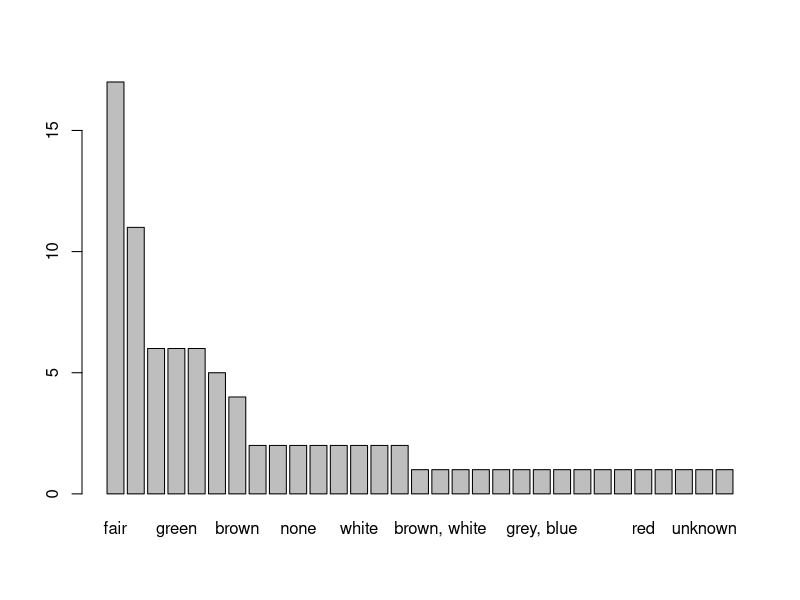
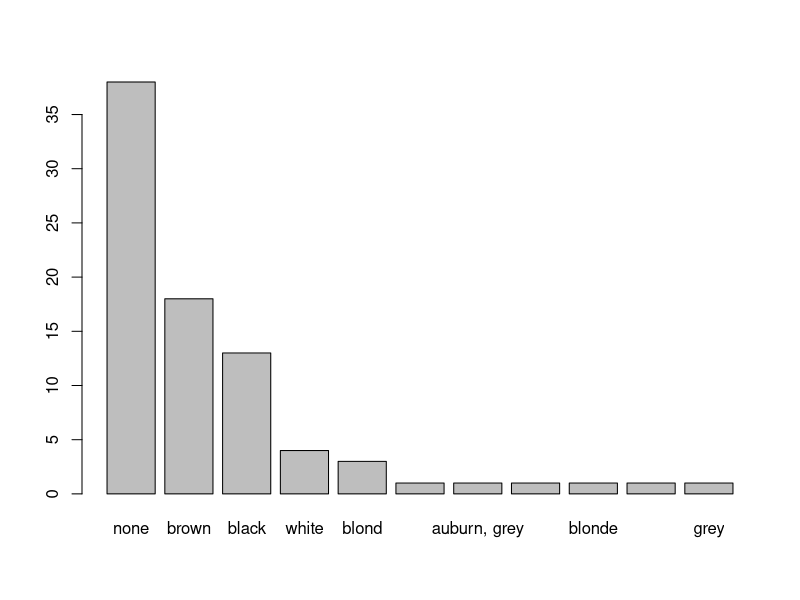
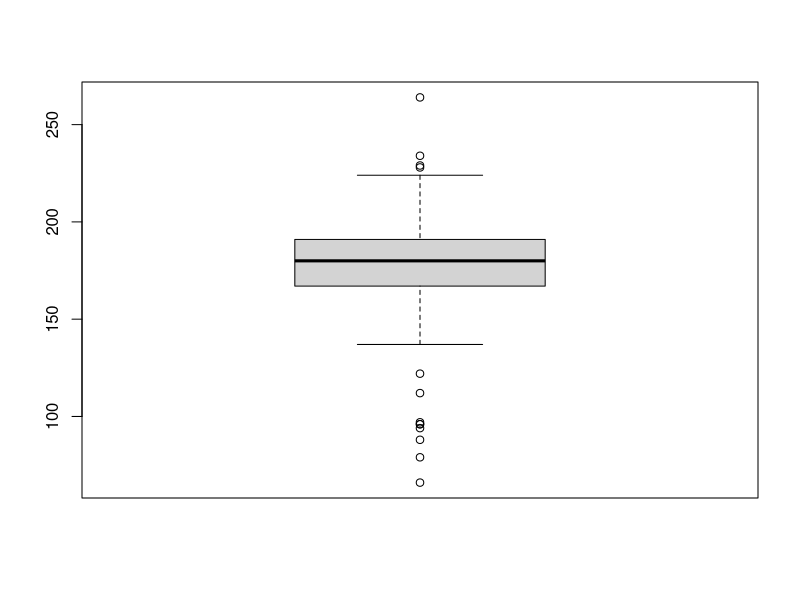
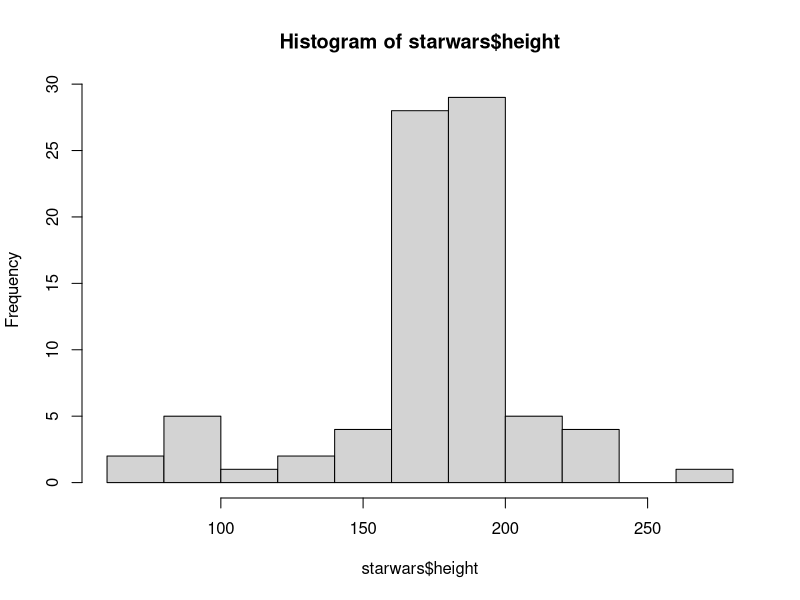

The R source for these figures, in order:

# before you do anything with your data you need to understand your data
# diamenstion, how big is the data is how many variables, characteristics of those variables

# install.packages("tidyverse"), a collection of packages

library(tidyverse) # to use tidyverse 

# data()

# help----
# if you have a question about some functions in r ask like this ?sum or ?mean, ?data()

#  explore data----
starwars <- starwars # starwars comes with tidyverse!


# to see the starwars data----
View(starwars)
# columns are our variables
# rows are out observations
# each cell contains values

dim(starwars)
str(starwars)
glimpse(starwars) # this functions comes with tidyverse and it is much better than str

head(starwars)
tail(starwars)
names(starwars)
length(starwars)
length(starwars$name)

class(starwars$name)
class(starwars$mass)

unique(starwars$hair_color) # notice there is an NA, none, unknown?

table(starwars$skin_color)

sort(table(starwars$skin_color))
sort(table(starwars$skin_color), decreasing = FALSE)
sort(table(starwars$skin_color), decreasing = TRUE)
View(sort(table(starwars$skin_color), decreasing = TRUE)) # but this is sort of difficult to read

# the tidyverse way of doing the same is 

starwars %>% 
  select(skin_color) %>% 
  count(skin_color) %>% 
  arrange(desc(n)) %>% tibble() # to see in console

starwars %>% 
  select(skin_color) %>% 
  count(skin_color) %>% 
  arrange(desc(n)) %>% View() # to see in a new tab


barplot(sort(table(starwars$skin_color), decreasing = TRUE)) #  for character variable

barplot(sort(table(starwars$hair_color), decreasing = TRUE))

starwars[1, 1 ]  # show starwars first row in the frist column


# why is NA there?----
# ?is.na----
# shall we remove all NA values or 

starwars %>% 
  filter(is.na(hair_color)) %>% tibble() # look for patterns are they associated with other variables?

starwars %>% 
  filter(is.na(hair_color)) %>% View()

class(starwars$height)
summary(starwars$height) # but his doesn't tell you the shape of the data
boxplot(starwars$height)
hist(starwars$height) # this also tells us if the data is normally distributed!!

# clean data----
